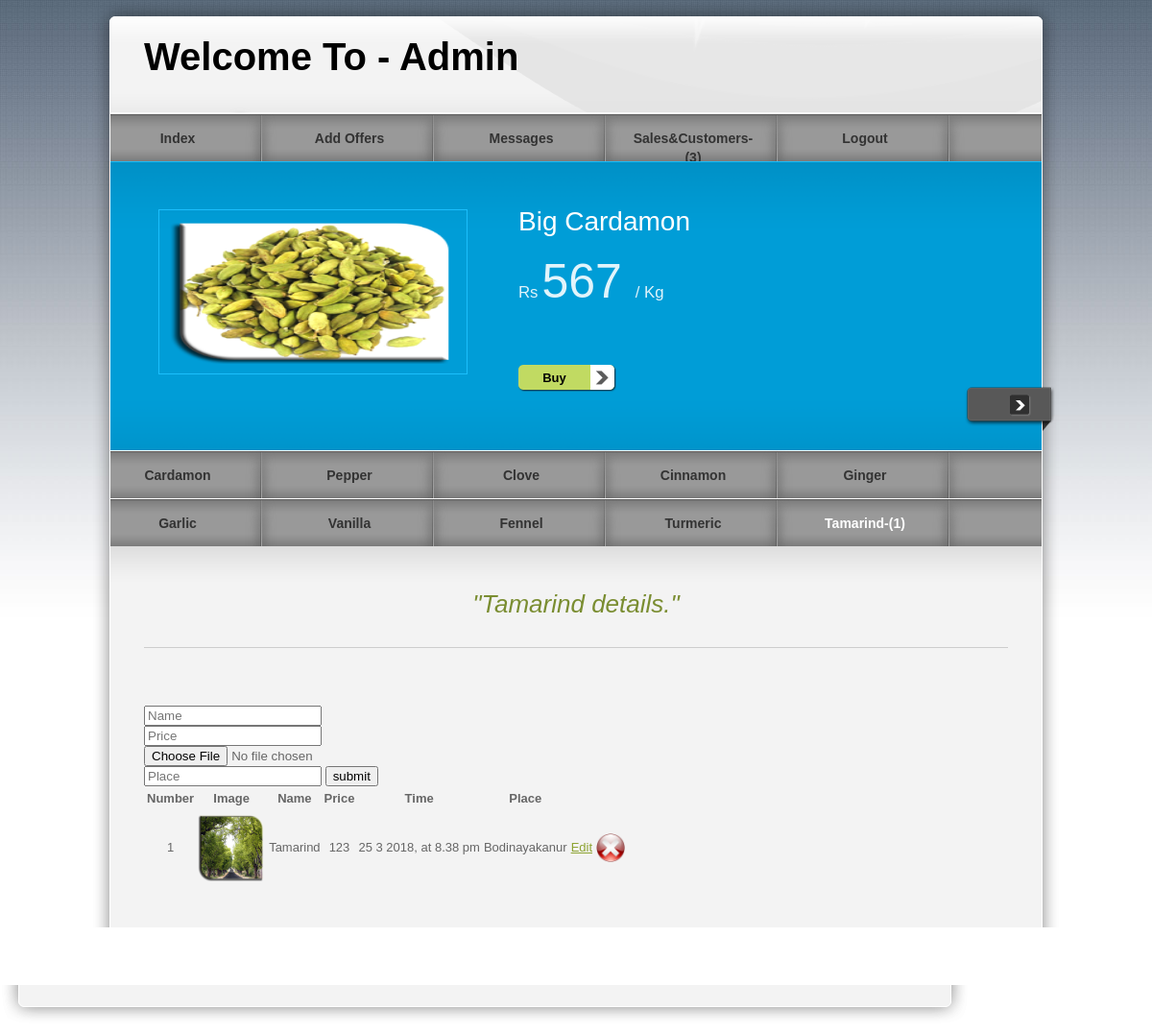
The page /pro/admin/tamarind.php on the database its author committed.
### tables this page shows
CREATE TABLE IF NOT EXISTS `offer` (
  `number` int(11) NOT NULL,
  `name` varchar(50) NOT NULL,
  `image` text NOT NULL,
  `price` varchar(50) NOT NULL,
  `time` varchar(50) NOT NULL,
  `details` varchar(100) NOT NULL,
  PRIMARY KEY (`number`)
);

CREATE TABLE IF NOT EXISTS `tamarind` (
  `number` int(11) NOT NULL AUTO_INCREMENT,
  `name` varchar(55) NOT NULL,
  `price` varchar(55) NOT NULL,
  `image` text NOT NULL,
  `time` varchar(55) NOT NULL,
  `place` varchar(55) NOT NULL,
  PRIMARY KEY (`number`)
);

### pro/admin/tamarind.php (the view, shortened to what this page needs)
<!DOCTYPE html PUBLIC "-//W3C//DTD XHTML 1.0 Transitional//EN" "http://www.w3.org/TR/xhtml1/DTD/xhtml1-transitional.dtd">
<head>
<link href="../templatemo_style.css" rel="stylesheet" type="text/css" />
<link href="../css/jquery.ennui.contentslider.css" rel="stylesheet" type="text/css" media="screen,projection" />
</head>
<body>
<div id="templatemo_wrapper">
    <div id="templatemo_header">
        <div id="site_title">
            <h1>Welcome To - Admin</h1>
        </div>
    </div>
    <?php
$select=mysql_query("select * from pay where status=1 ");
   $view=mysql_num_rows($select);
   ?>
  	<div id="templatemo_menu">
        <ul>
            <li><a href="admin.php" >Index</a></li>
            <li><a href="offer.php">Add Offers</a></li>
            <li><a href="msg.php">Messages</a></li>
            <li><a href="customer.php">Sales&Customers-(<?php echo $view;?>)</a></li>
            <li><a href="../logout.php">Logout</a></li>
        </ul>
    </div>
    <div id="templatemo_banner">
                <div id="one" class="contentslider">
                    <div class="cs_wrapper">
                        <div class="cs_slider">
                            <div class="cs_article">
                            	<div class="slider_content_wrapper">
                            	 <?PHP
$select=mysql_query("select * from offer where number=1 ");
$row=mysql_fetch_array($select);
 ?>
                      				<div class="right">
                                        <h2><?php echo $row['name'];?> </h2><br/>
                                        <p><big>Rs</big> <span style="font-size:50px"><?php echo $row['price'];?></span> <big> / Kg</big></p><br/>
                                        <div class="button"><a href="#">Buy</a></div>
                                    </div>
                                  <div class="left">
                                  <img src="<?php echo $row['image']; ?>" alt="Image 01" />
                                    </div>
                                </div>
                            </div>
                        </div>
                    </div>
                </div>
        </div>
         <?php
$select=mysql_query("select * from tamarind");
   $view=mysql_num_rows($select);
   ?>
        <div id="templatemo_menu">
        <ul>
            <li><a href="cardamon.php">Cardamon</a></li>
            <li><a href="pepper.php" >Pepper</a></li>
            <li><a href="clove.php">Clove</a></li>
            <li><a href="cinnamon.php">Cinnamon</a></li>
            <li><a href="ginger.php">Ginger</a></li>
        </ul>
    </div>
    <div id="templatemo_menu">
        <ul>
            <li><a href="garlic.php" >Garlic</a></li>
            <li><a href="vanilla.php">Vanilla</a></li>
            <li><a href="fennel.php">Fennel</a></li>
            <li><a href="turmeric.php">Turmeric</a></li>
            <li><a href="tamarind.php"class="current">Tamarind-(<?php echo $view;?>)</a></li>
        </ul>
    </div>
     <div id="templatemo_main"><span class="main_top"></span>
          <p class="welcome_text">&quot;Tamarind details.&quot;</p>
<div class="form-group">
    <form id="form1" name="form1" method="post" action="" enctype="multipart/form-data" onSubmit="return(validate());">
     <div class="col-sm-2">
     <input type="text" name="name" id="name" class="form-control" placeholder="Name" required />
     <input type="text" name="price" id="price" class="form-control" placeholder="Price" required />
      <input type="file" name="image" id="image" tabindex="3" class="form-control" placeholder="Upload Photo" required/>
     <input type="text" name="place" id="place" class="form-control" placeholder="Place" required />
		 <input type="submit" name="button" value="submit" id="button" / onClick="time_get()"> </div>
		</form>
     </div>
   <table class="table">
   <thead>
      <tr>
         <th>Number</th>
         <th>Image</th>
         <th>Name</th>
                  <th>Price</th>
         <th>Time</th>
         <th>Place</th>
      </tr>
   </thead>
   <tbody>
      <tr class="danger">
 <?PHP
$select=mysql_query("select * from tamarind");
$view=mysql_num_rows($select);
 for($i=0;$i<$view;$i++)
 {
 ?><div class="table-responsive">
 <tr>
     <td align="center"><?php echo mysql_result($select,$i,"number");?></td>
        <td align="center">
        <img src="<?php echo mysql_result($select,$i,"image");?>" width="70" height="70" /></td>
    <td align="center"><?php echo mysql_result($select,$i,"name");?></td>
    <td align="center"><?php echo mysql_result($select,$i,"price");?></td>
    <td align="center"><?php echo mysql_result($select,$i,"time");?></td>
    <td align="center"><?php echo mysql_result($select,$i,"place");?></td>
        <td align="center"><a href="tamarindupdate.php?edit=<?php echo mysql_result($select,$i,"number");?>">Edit</a>
    <td align="right"><a href="<?php $_SERVER['DOCUMENT_ROOT'];?>?del=<?php echo mysql_result($select,$i,"number");?>"><img src="../images/Close.ico" width="30" height="30"/></a>
    </td>
  </tr></center>
  <?PHP
  }
  ?>
</table>
</div>
        </div>
                   <div class="cleaner_h30"></div>
    <div id="templatemo_main_bottom"></div>
    <div id="templatemo_footer">
    </div>
</body>
</html>

### pro/templatemo_style.css (style rules this page uses)
body { margin: 0px; padding: 0px; color: #666; font-family: Helevetica,Arial,sans-serif; font-size: 13px; line-height:1.5em; background-color: #fff; background-attachment:fixed; background-image: url(images/templatemo_body.jpg); background-repeat: repeat-x; }
a, a:link, a:visited { color: #8da332; }
p { margin: 0px; padding: 0 0 10px 0; }
img { border: none; }
h1 { font-size: 40px; font-weight: bold; margin: 0 0 30px 0; padding: 5px 0; color: #000; }
h2 { font-size: 28px; font-weight: normal; line-height: 28px; margin: 0 0 30px 0; padding: 0; color: #000; }
.cleaner_h30 { clear: both; width:100%; height: 30px; }
.button a { clear: both; display: block; width: 75px; height: 24px; padding: 4px 27px 0 0; margin-top: 15px; background: url(images/templatemo_button.png) no-repeat; color: #000; font-weight: bold; text-align: center; text-decoration: none; }
#templatemo_wrapper { width: 1010px; margin: 0 auto; }
#templatemo_header { width: 900px; height: 68px; padding: 50px 55px 0; background: url(images/templatemo_header.png) no-repeat; }
#templatemo_header #site_title { float: left; width: 500px; padding: 0; }
#templatemo_header #site_title h1 { margin: 0; padding: 0; }
#templatemo_menu { width: 970px; height: 50px; padding: 0 20px; background: url(images/templatemo_menu.png) repeat-x; }
#templatemo_menu ul { margin: 0; padding: 0; list-style: none; }
#templatemo_menu ul li { padding: 0px; margin: 0px; display: inline; }
#templatemo_menu ul li a { float: left; display: block; width: 140px; height: 33px; padding: 17px 34px 0 0; margin: 0 5px 0 0 ; font-size: 14px; text-align: center; text-decoration: none; color: #333; font-weight: bold; outline: none; border: none; background: url(images/templatemo_menu_divider.png) right no-repeat; }
#templatemo_menu ul li a:hover, #templatemo_menu ul li .current { color: #fff; }
#templatemo_banner { clear: both; position: relative; width: 970px; height: 201px; padding: 50px 20px; background: url(images/templatemo_slider.png) no-repeat; }
#templatemo_main { position: relative; width: 900px; padding: 45px 55px; background: url(images/templatemo_content.png) repeat-y; }
#templatemo_main .main_top { position: absolute; top: 0; left: 20px; width: 970px; height: 45px; background: url(images/templatemo_content_top.png) no-repeat; }
#templatemo_main_bottom { width: 1010px; height: 40px; background: url(images/templatemo_content_bottom.png) no-repeat; }
.welcome_text { font-size: 26px; color: #7a8d31; font-style: italic; text-align: center; margin-bottom: 60px; padding-bottom: 30px; line-height: 30px; border-bottom: 1px solid #CCC; }
#templatemo_footer { width: 910px; padding: 0 30px 10px; text-align: center; color: #666; }

### rows shown on the page
offer: name "Big Cardamon", price "567", image (picture)
tamarind: number "1", image (picture), name "Tamarind", price "123", time "25 3 2018, at 8.38 pm", place "Bodinayakanur"

### other values the page prints
$view "3"
$view "1"
